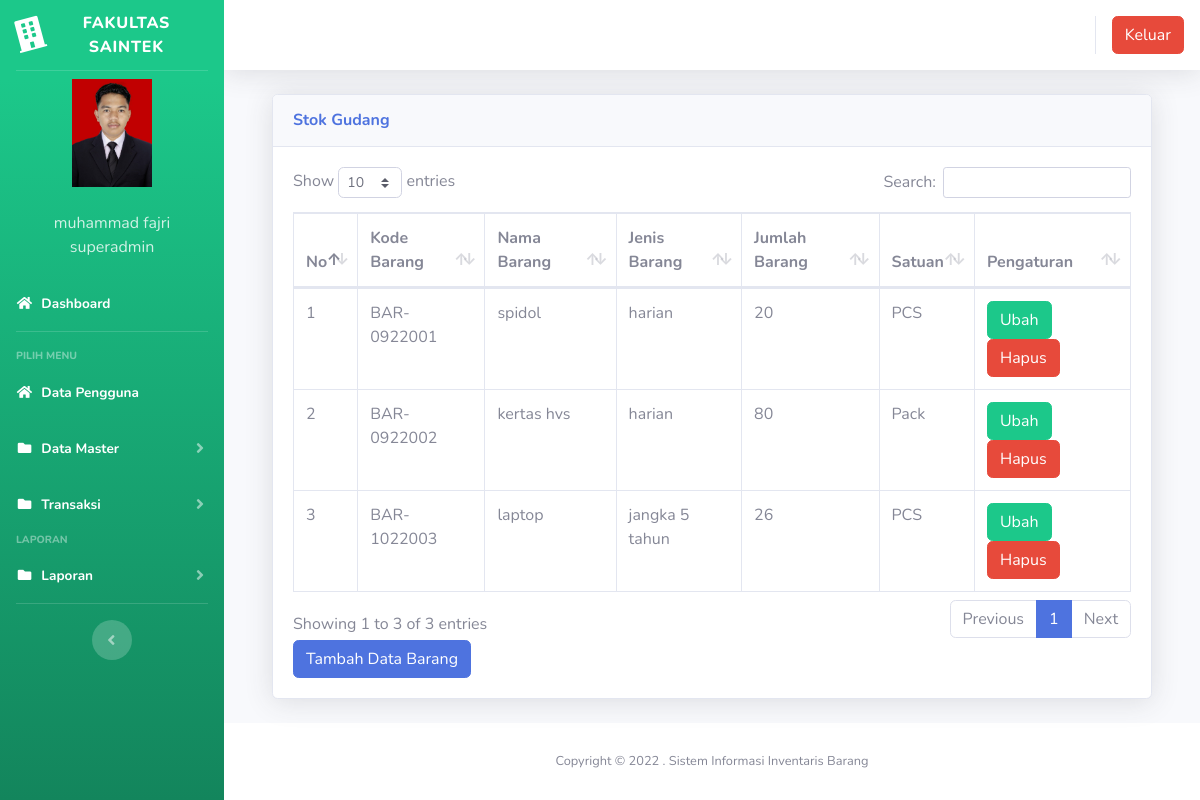
/index3.php?page=gudang (signed in), run on the app's committed database.
### tables this page shows
CREATE TABLE `users` (
  `id` int(11) NOT NULL,
  `nik` varchar(10) NOT NULL,
  `nama` varchar(100) NOT NULL,
  `alamat` varchar(200) NOT NULL,
  `telepon` varchar(100) NOT NULL,
  `username` varchar(100) NOT NULL,
  `password` varchar(100) NOT NULL,
  `level` varchar(25) NOT NULL DEFAULT 'member',
  `foto` varchar(25) NOT NULL
);

CREATE TABLE `gudang` (
  `id` int(11) NOT NULL,
  `kode_barang` varchar(100) NOT NULL,
  `nama_barang` varchar(100) NOT NULL,
  `jenis_barang` varchar(100) NOT NULL,
  `jumlah` varchar(250) NOT NULL,
  `satuan` varchar(100) NOT NULL
);

### page/gudang/gudang.php (the view, shortened to what this page needs)
<div class="container-fluid">
  <div class="card shadow mb-4">
    <div class="card-header py-3">
      <h6 class="m-0 font-weight-bold text-primary">Stok Gudang</h6>
    </div>
    <div class="card-body">
      <div class="table-responsive">
        <table class="table table-bordered" id="dataTable" width="100%" cellspacing="0">
        <thead>
                                <tr>
			<th>No</th>
			<th>Kode Barang</th>
			<th>Nama Barang</th>
			<th>Jenis Barang</th>
			<th>Jumlah Barang</th>
			<th>Satuan</th>
			<th>Pengaturan</th>
                                </tr>
		</thead>
          <tbody>
            <?php
	$no = 1;
	$sql = $koneksi->query("select * from gudang");
	while ($data = $sql->fetch_assoc()) {
	?>
                                <tr>
                                    <td><?php echo $no++; ?></td>
			<td><?php echo $data['kode_barang'] ?></td>
			<td><?php echo $data['nama_barang'] ?></td>
			<td><?php echo $data['jenis_barang'] ?></td>
			<td><?php echo $data['jumlah'] ?></td>
			<td><?php echo $data['satuan'] ?></td>
			<td>
			<a href="?page=gudang&aksi=ubahgudang&kode_barang=<?php echo $data['kode_barang'] ?>" class="btn btn-success" >Ubah</a>
			<a onclick="return confirm('Apakah anda yakin akan menghapus data ini?')" href="?page=gudang&aksi=hapusgudang&kode_barang=<?php echo $data['kode_barang'] ?>" class="btn btn-danger" >Hapus</a>
			</td>
                                </tr>
	<?php }?>
		   </tbody>
                        </table>
<a href="?page=gudang&aksi=tambahgudang" class="btn btn-primary" >Tambah Data Barang</a>
      </div>
    </div>
  </div>
</div>

### index3.php (shortened to what this page needs)
<?php
	$koneksi = new mysqli("localhost","root","","inventori");
	?>
<!DOCTYPE html>
<html lang="en">
<head>
  <link href="vendor/fontawesome-free/css/all.min.css" rel="stylesheet" type="text/css">
  <link href="css/sb-admin-2.min.css" rel="stylesheet">
  <link href="vendor/datatables/dataTables.bootstrap4.min.css" rel="stylesheet">
</head>
<body id="page-top">
  <div id="wrapper">
    <ul class="navbar-nav bg-gradient-success sidebar sidebar-dark accordion" id="accordionSidebar">
      <a class="sidebar-brand d-flex align-items-center justify-content-center" href="index3.php">
        <div class="sidebar-brand-icon rotate-n-15">
          <i class="fas fa-building"></i>
        </div>
        <div class="sidebar-brand-text mx-2">FAKULTAS SAINTEK </div>
      </a>
      <hr class="sidebar-divider my-0">
 <?php
   if ($_SESSION['superadmin']) {
	   $user = $_SESSION['superadmin'];
   }
   $sql =$koneksi->query("select * from users where id='$user'");
   $data = $sql->fetch_assoc();
   ?>
    <li class="d-flex align-items-center justify-content-center">
        <a class="nav-link">
		 <img src="img/<?php echo $data['foto']?>" class="img-circle" width="80" alt="User"/></a>
	  </li>
		 <li class="nav-item ">
        <a class="nav-link">
         	<div class="d-flex align-items-center justify-content-center" class="name">  <?php echo  $data['nama'];?></div></font>
			<div class="d-flex align-items-center justify-content-center" class="email"><?php echo $data['level'];?></div>
		 </a>
      </li>
      <li class="nav-item active">
        <a class="nav-link" href="?page=home3">
          <i class="fas fa-fw fa-home"></i>
          <span>Dashboard</span></a>
      </li>
      <hr class="sidebar-divider">
      <div class="sidebar-heading">
        Pilih Menu
      </div>
	    <li class="nav-item active">
        <a class="nav-link" href="?page=pengguna">
          <i class="fas fa-fw fa-home"></i>
          <span>Data Pengguna</span></a>
      </li>
	   <li class="nav-item active">
        <a class="nav-link collapsed" href="#" data-toggle="collapse" data-target="#collapseData" aria-expanded="true" aria-controls="collapseData">
          <i class="fas fa-fw fa-folder"></i>
          <span>Data Master</span>
        </a>
      </li>
	    <li class="nav-item active">
        <a class="nav-link collapsed" href="#" data-toggle="collapse" data-target="#collapsePages" aria-expanded="true" aria-controls="collapsePages">
          <i class="fas fa-fw fa-folder"></i>
          <span>Transaksi</span>
        </a>
      </li>
      <div class="sidebar-heading">
        Laporan
      </div>
	     <li class="nav-item active">
        <a class="nav-link collapsed" href="#" data-toggle="collapse" data-target="#collapseLaporan" aria-expanded="true" aria-controls="collapseLaporan">
          <i class="fas fa-fw fa-folder"></i>
          <span>Laporan</span>
        </a>
      </li>
      <hr class="sidebar-divider d-none d-md-block">
      <div class="text-center d-none d-md-inline">
        <button class="rounded-circle border-0" id="sidebarToggle"></button>
      </div>
    </ul>
    <div id="content-wrapper" class="d-flex flex-column">
      <div id="content">
        <nav class="navbar navbar-expand navbar-light bg-white topbar mb-4 static-top shadow">
          <ul class="navbar-nav ml-auto">
            <li class="nav-item dropdown no-arrow">
			 <div class="top-menu">
        <ul class="nav pull-right top-menu">
           <li><a onclick="return confirm('Apakah anda yakin akan logout?')" class="btn btn-danger" class="logout" href="logout.php">Keluar</a></li>
        </ul>
      </div>
            </li>
          </ul>
        </nav>
        <div class="container-fluid">
		 <section class="content">
		      <?php
			   $page = $_GET['page'];
			   $aksi = $_GET['aksi'];
				if ($page == "gudang") {
				   if ($aksi == "") {
					   include "page/gudang/gudang.php";
				   }
				}
			   ?>
    </section>
</div>
      <footer class="sticky-footer bg-white">
        <div class="container my-auto">
          <div class="copyright text-center my-auto">
            <span>Copyright &copy; 2022 . Sistem Informasi Inventaris Barang</span>
          </div>
        </div>
      </footer>
    </div>
  </div>
  </div>
</body>
</html>

### data on the page
users: foto (picture), nama "muhammad fajri", level "superadmin"
gudang: kode_barang "BAR-0922001", nama_barang "spidol", jenis_barang "harian", jumlah "20", satuan "PCS"
gudang: kode_barang "BAR-0922002", nama_barang "kertas hvs", jenis_barang "harian", jumlah "80", satuan "Pack"
gudang: kode_barang "BAR-1022003", nama_barang "laptop", jenis_barang "jangka 5 tahun", jumlah "26", satuan "PCS"
